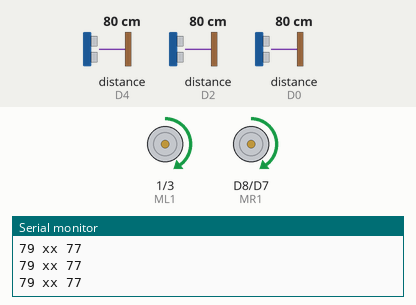
Bench run of a sketch on a simulated ESP8266 (NodeMCU). On the bench: motor-driver pin pairs drawn as motors (green arrow = first pin HIGH = forward, orange = second pin HIGH = backward, longer = more drive), the last lines printed to the serial monitor. Wiring (inferred from the names in the program): 3 × ultrasonic range finder: trigger D3, echo D2 / trigger D1, echo D0 / trigger D5, echo D4. The inputs (shaded band) are chosen by the test bench; at power-on: distance to the obstacle (sensors on D2, D4, D0) 80 cm. The echo pulse lasts 58.3 µs per cm.

Above: at 1.2 s.
1.3 s: distance to the obstacle (sensor on D2) set to 9 cm
At 1.47 s:
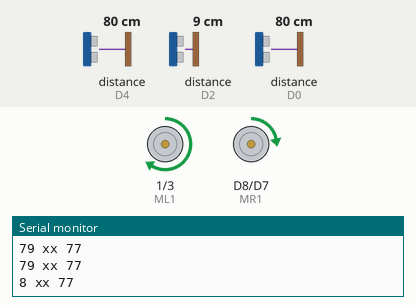
3.0 s: distance to the obstacle (sensor on D4) set to 19 cm
5.7 s: distance to the obstacle (sensor on D4) set to 14 cm
At 6.9 s:
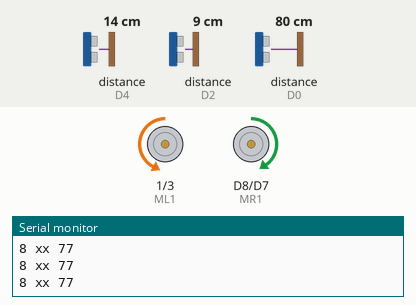
7.2 s: distance to the obstacle (sensor on D2) set to 2 cm
At 7.36 s:
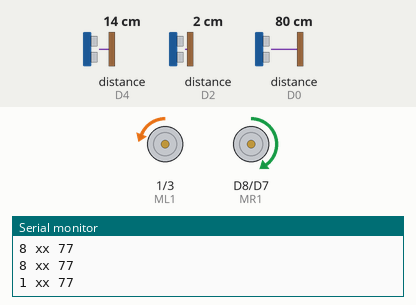
8.9 s: distance to the obstacle (sensor on D2) set to 18 cm
At 10.8 s:
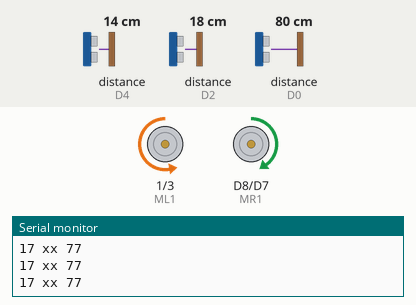
11.8 s: distance to the obstacle (sensor on D0) set to 2 cm
At 13.9 s:
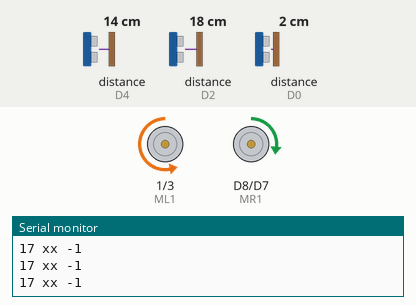
Timing chart, 0 to 15.4 s (numbered marks = the images above; inputs shaded):
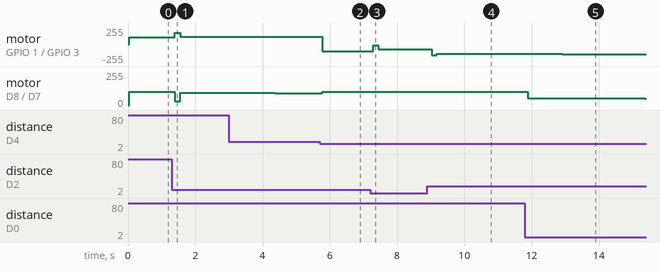

Measured:
- the behaviour switches between 17 and 16 cm on distance to the obstacle (sensor on D4) (found by bisection; images 1 and 2)
- after the input at 1.3 s, motor on GPIO 1 (ML1) / GPIO 3 (ML2): forward 100/255 → forward 170/255 after 0.10 s, → forward 108/255 0.15 s later; motor on D8 (MR1) / D7 (MR2): forward 100/255 → forward 30/255 after 0.10 s, → forward 91/255 0.15 s later
- after the input at 5.7 s, motor on GPIO 1 (ML1) / GPIO 3 (ML2): forward 109/255 → backward 109/255 after 0.07 s; motor on D8 (MR1) / D7 (MR2): forward 90/255 → forward 100/255 after 0.07 s
- after the input at 7.2 s, motor on GPIO 1 (ML1) / GPIO 3 (ML2): backward 109/255 → backward 20/255 after 0.09 s, → backward 78/255 0.14 s later
- after the input at 8.9 s, motor on GPIO 1 (ML1) / GPIO 3 (ML2): backward 78/255 → backward 170/255 after 0.13 s, → backward 148/255 0.15 s later, → backward 149/255 1.2 s later
- after the input at 11.8 s, motor on GPIO 1 (ML1) / GPIO 3 (ML2): backward 149/255 → backward 150/255 after 1.1 s instead of 1.2 s; motor on D8 (MR1) / D7 (MR2): forward 100/255 → forward 50/255 after 0.08 s, → forward 49/255 1.0 s later, → forward 48/255 2.5 s later

The sketch:

micromouse_maze_solver.ino
```cpp
#define MR1 D8
#define MR2 D7
#define ML1 D10
#define ML2 D9
#define lE D0
#define lT D1
#define rE D2
#define rT D3
#define fE D4
#define fT D5

#include <PID_v1.h>
double Setpoint, Input, Output;
double kp = 4.4;
double ki = 0.05;
double kd = 0.82;
PID pid(&Input, &Output, &Setpoint, kp, ki, kd, DIRECT);


int Vl = 100;
int Vr = 100;

int r,l,f;
bool r_av,l_av,f_av;

void setup() {
  // put your setup code here, to run once:
  pinMode(MR1, OUTPUT);
  pinMode(MR2, OUTPUT);
  pinMode(ML1, OUTPUT);
  pinMode(ML2, OUTPUT);
  pinMode(lT, OUTPUT);
  pinMode(lE, INPUT);
  pinMode(rT, OUTPUT);
  pinMode(rE, INPUT);
  pinMode(fT, OUTPUT);
  pinMode(fE, INPUT);

  Setpoint = 5;
  pid.SetMode(AUTOMATIC);
  pid.SetOutputLimits(-70,155);

  Serial.begin(9600);
}

void loop() {
  // put your main code here, to run repeatedly:
r = distance(rE,rT);
r_av = Available(r);
delay(5);
l = distance(lE,lT) - 2 ;
l_av = Available(l);
delay(5);
f = distance(fE,fT)+3;
f_av = Available(f);
delay(5);
Serial.print(r);
Serial.print(" xx ");
Serial.println(l);
if (r_av == LOW){
  kp = 4.6;
  ki = 0.05;
  kd = 0.85;
  Setpoint = 6;
  Input = r;
  pid.Compute();
  forward(Vr+Output,Vl-Output);
  if (f_av == LOW){
  Setpoint = 10;
  Input = r;
  pid.Compute();
  left(Vr,Vl-Output);
  if (l_av == LOW){
    Setpoint = 12;
    Input = r;
    pid.Compute();
    left(Vr+Output,Vl-Output);
    }
    }
  }
else if (l_av == LOW){
  kp = 4.9;
  ki = 0.05;
  kd = 0.82;
  Setpoint = 8;
  Input = l;
  pid.Compute();
  forward(Vr-Output,Vl+Output);
  if (f_av == LOW){
  Setpoint = 12;
  Input = l;
  pid.Compute();
  right(Vr-Output,Vl);
  }
}
else if (f_av == LOW){
  Setpoint = 10;
  Input = r;
  pid.Compute();
  left(Vr,Vl-Output);
}
else{
  forward(Vr+Output,Vl-Output);
  }
delay(50);
}

void forward(int r,int l) {
  analogWrite(MR1, r);
  analogWrite(MR2, 0);
  analogWrite(ML1, l);
  analogWrite(ML2, 0);
}

void right(int r,int l) {
  analogWrite(MR1, 0);
  analogWrite(MR2, r);
  analogWrite(ML1, l);
  analogWrite(ML2, 0);
}

void left(int r,int l) {
  analogWrite(MR1, r);
  analogWrite(MR2, 0);
  analogWrite(ML1, 0);
  analogWrite(ML2, l);
}

void backward(int r,int l) {
  analogWrite(MR1, 0);
  analogWrite(MR2, r);
  analogWrite(ML1, 0);
  analogWrite(ML2, l);
}

void Stop() {
  analogWrite(MR1, 0);
  analogWrite(MR2, 0);
  analogWrite(ML1, 0);
  analogWrite(ML2, 0);
}

int distance(int echoPin, int trigPin){
  digitalWrite(trigPin, LOW);
  delayMicroseconds(2);
  // Sets the trigPin HIGH (ACTIVE) for 10 microseconds
  digitalWrite(trigPin, HIGH);
  delayMicroseconds(10);
  digitalWrite(trigPin, LOW);
  // Reads the echoPin, returns the sound wave travel time in microseconds
long duration = pulseIn(echoPin, HIGH);
  // Calculating the distance
  int distance = duration * 0.034 / 2; // Speed of sound wave divided by 2 (go and back)
  // Displays the distance on the Serial Monitor
  return distance;
  Serial.print(distance);
  Serial.println(" cm");
  }

bool Available(int distance){
  int avl;
  if (distance > 18){avl = 1;}
  else {avl = 0;}
  return avl;
  }
```
